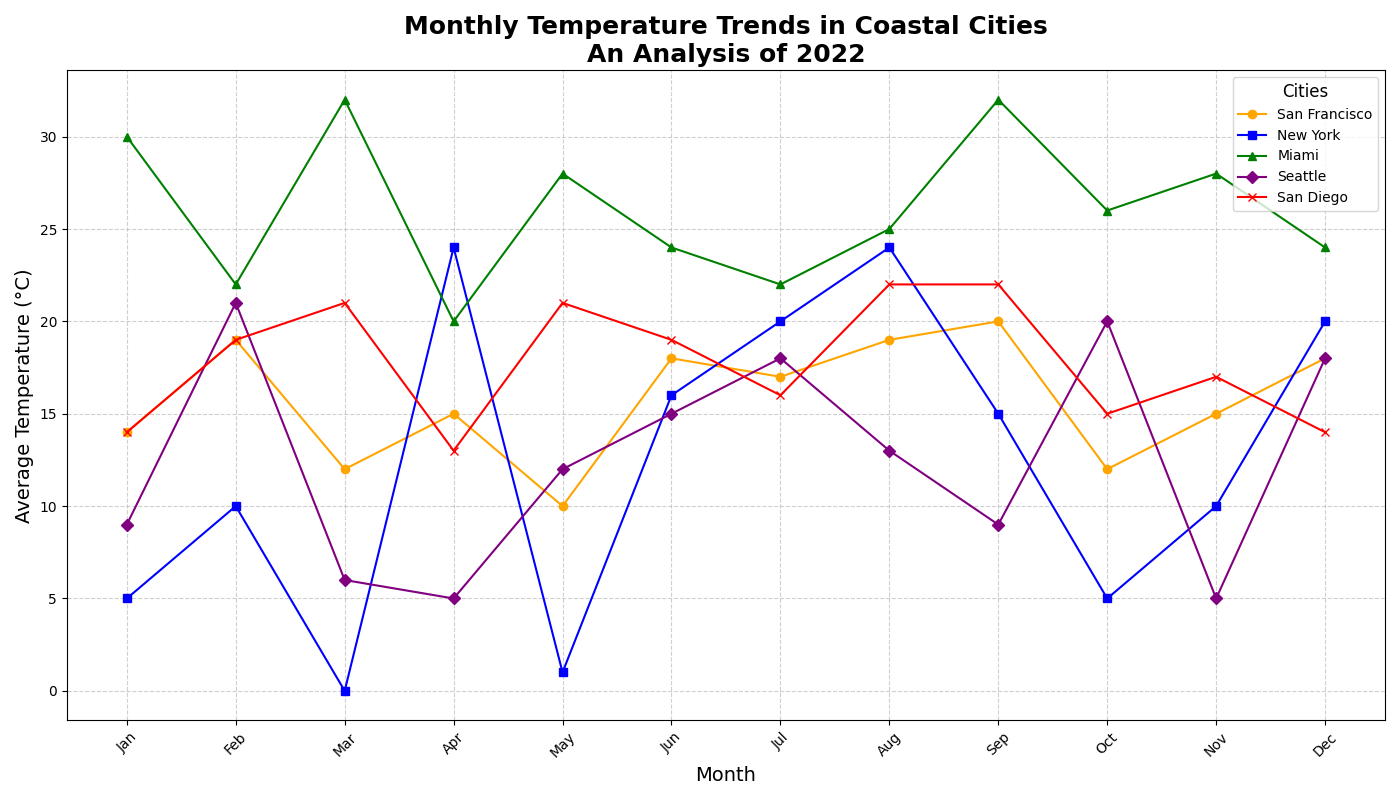

Write Python code to recreate this figure.
import matplotlib.pyplot as plt
import numpy as np

months = np.array(['Jan', 'Feb', 'Mar', 'Apr', 'May', 'Jun', 'Jul', 'Aug', 'Sep', 'Oct', 'Nov', 'Dec'])

# Shuffled temperature data while preserving the dimensional structure
san_francisco_temps = np.array([14, 19, 12, 15, 10, 18, 17, 19, 20, 12, 15, 18])
new_york_temps = np.array([5, 10, 0, 24, 1, 16, 20, 24, 15, 5, 10, 20])
miami_temps = np.array([30, 22, 32, 20, 28, 24, 22, 25, 32, 26, 28, 24])
seattle_temps = np.array([9, 21, 6, 5, 12, 15, 18, 13, 9, 20, 5, 18])
san_diego_temps = np.array([14, 19, 21, 13, 21, 19, 16, 22, 22, 15, 17, 14])

plt.figure(figsize=(14, 8))

plt.plot(months, san_francisco_temps, marker='o', linestyle='-', label='San Francisco', color='orange')
plt.plot(months, new_york_temps, marker='s', linestyle='-', label='New York', color='blue')
plt.plot(months, miami_temps, marker='^', linestyle='-', label='Miami', color='green')
plt.plot(months, seattle_temps, marker='D', linestyle='-', label='Seattle', color='purple')
plt.plot(months, san_diego_temps, marker='x', linestyle='-', label='San Diego', color='red')

plt.title('Monthly Temperature Trends in Coastal Cities\nAn Analysis of 2022', fontsize=18, fontweight='bold')
plt.xlabel('Month', fontsize=14)
plt.ylabel('Average Temperature (°C)', fontsize=14)

plt.grid(True, linestyle='--', alpha=0.6)
plt.legend(title='Cities', title_fontsize=12, fontsize=10, loc='upper right')
plt.xticks(rotation=45)
plt.tight_layout()

plt.show()
